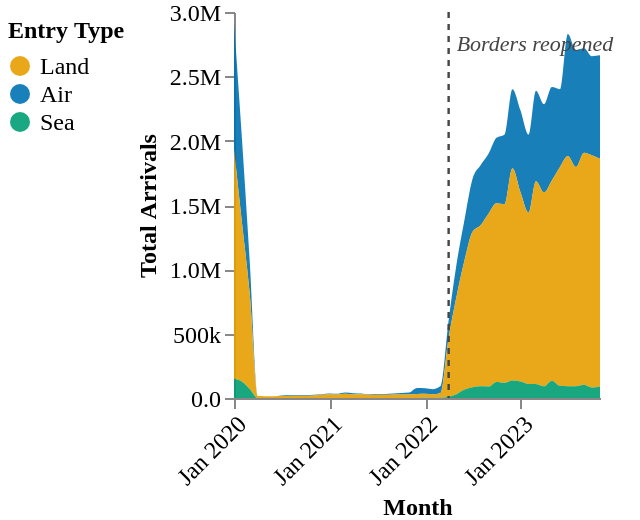

This figure's Vega-Lite source:
### Vega-Lite specification from a JSON file in a GitHub repository (floating-point values rounded to 4 significant figures; data arrays with more than 128 entries replaced by an {"elided": "..."} marker saying what was removed)
{"$schema": "https://vega.github.io/schema/vega-lite/v5.json", "width": "container", "height": 260, "autosize": "fit", "padding": {"top": 0, "bottom": 0, "left": 0, "right": 20}, "data": {"values": {"elided": "141 records"}}, "layer": [{"mark": {"type": "area", "interpolate": "monotone", "opacity": 0.9}, "encoding": {"x": {"field": "month", "type": "temporal", "timeUnit": "yearmonth", "axis": {"title": "Month", "titleFont": "DM Sans", "titleFontSize": 12, "labelFont": "DM Sans", "labelFontSize": 12, "labelAngle": -45, "grid": false, "format": "%b %Y"}}, "y": {"field": "arrivals", "type": "quantitative", "stack": true, "axis": {"title": "Total Arrivals", "labelFont": "DM Sans", "labelFontSize": 12, "titleFont": "DM Sans", "titleFontSize": 12, "grid": false, "format": ".2s"}}, "color": {"field": "type", "type": "nominal", "scale": {"domain": ["Land", "Air", "Sea"], "range": ["#E69F00", "#0072B2", "#009E73"]}, "legend": {"title": "Entry Type", "orient": "left", "offset": 0, "padding": 4, "labelFont": "DM Sans", "labelFontSize": 12, "titleFont": "DM Sans", "titleFontSize": 12}}, "order": {"field": "type", "sort": "descending"}, "tooltip": [{"field": "month", "type": "temporal", "timeUnit": "yearmonth", "title": "Month", "format": "%b %Y"}, {"field": "type", "type": "nominal", "title": "Entry Type"}, {"field": "arrivals", "type": "quantitative", "title": "Arrivals", "format": ","}]}}, {"mark": {"type": "rule", "color": "#444444", "strokeDash": [3, 3], "strokeWidth": 1.2}, "data": {"values": [{"month": "2022-04"}]}, "encoding": {"x": {"field": "month", "type": "temporal", "timeUnit": "yearmonth"}}}, {"mark": {"type": "text", "align": "left", "dx": 4, "dy": -80, "fontSize": 11, "fontStyle": "italic", "color": "#444444", "font": "DM Sans"}, "data": {"values": [{"month": "2022-04", "label": "Borders reopened"}]}, "encoding": {"x": {"field": "month", "type": "temporal", "timeUnit": "yearmonth"}, "text": {"field": "label", "type": "nominal"}}}], "config": {"background": "transparent", "view": {"stroke": "transparent"}}}
